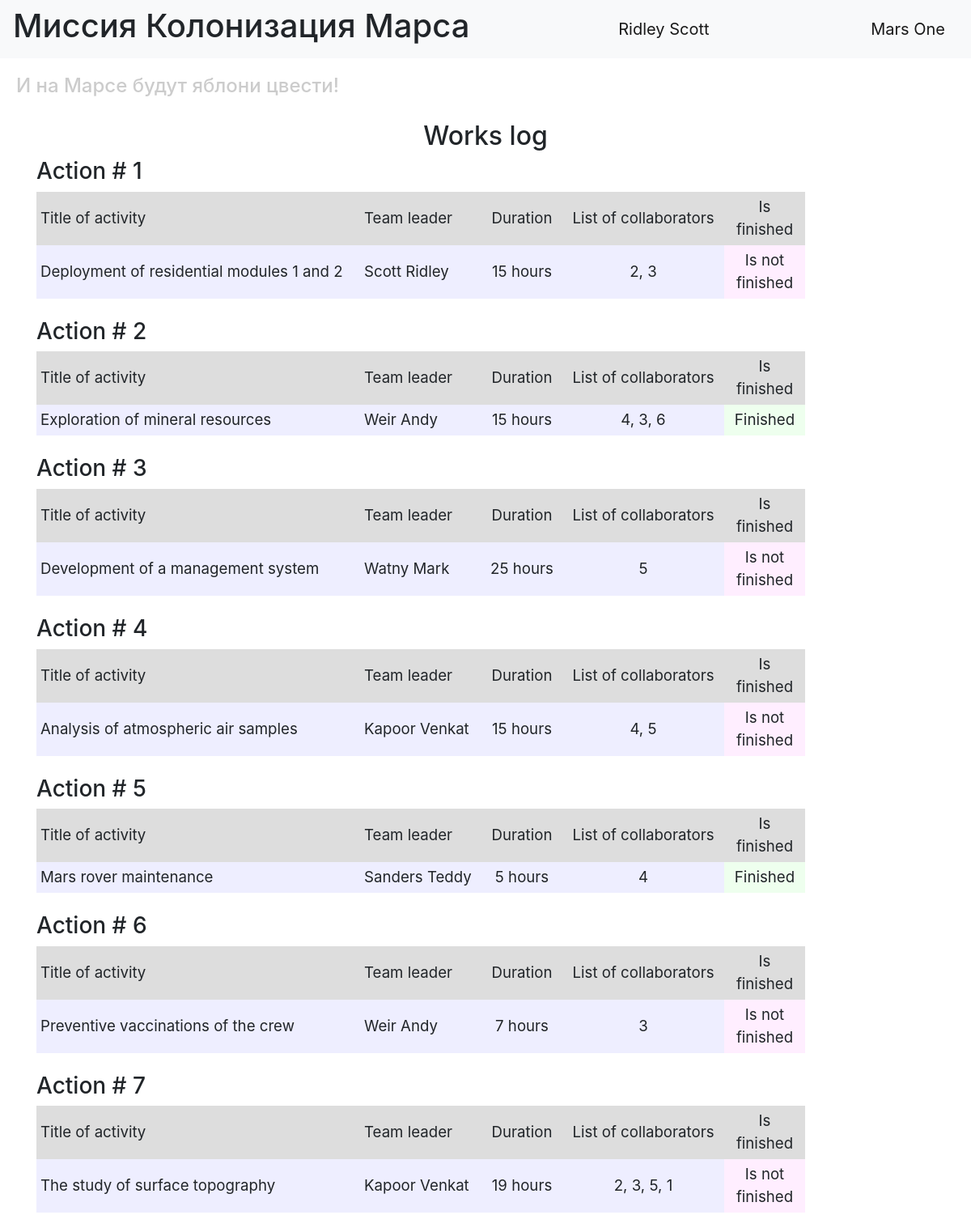
The page / (signed in) on the database its author committed.
### data/users.py (models this page shows, shortened)
class User(SqlAlchemyBase, UserMixin, SerializerMixin):
    __tablename__ = 'users'
    id = sqlalchemy.Column(sqlalchemy.Integer, primary_key=True, autoincrement=True)
    surname = sqlalchemy.Column(sqlalchemy.String, nullable=True)
    name = sqlalchemy.Column(sqlalchemy.String, nullable=True)
    age = sqlalchemy.Column(sqlalchemy.Integer, nullable=True)
    position = sqlalchemy.Column(sqlalchemy.String, nullable=True)
    speciality = sqlalchemy.Column(sqlalchemy.String, nullable=True)
    address = sqlalchemy.Column(sqlalchemy.String, nullable=True)
    email = sqlalchemy.Column(sqlalchemy.String, index=True, unique=True, nullable=True)
    hashed_password = sqlalchemy.Column(sqlalchemy.String, nullable=True)
    modifed_date = sqlalchemy.Column(sqlalchemy.DateTime, default=datetime.datetime.now)
    jobs = orm.relation("Jobs", back_populates='user')

### data/jobs.py (models this page shows, shortened)
class Jobs(SqlAlchemyBase, UserMixin, SerializerMixin):
    __tablename__ = 'jobs'
    id = sqlalchemy.Column(sqlalchemy.Integer, primary_key=True, autoincrement=True)
    job = sqlalchemy.Column(sqlalchemy.String, nullable=True)
    work_size = sqlalchemy.Column(sqlalchemy.Integer, nullable=True, default=0)
    collaborators = sqlalchemy.Column(sqlalchemy.String, nullable=True)
    start_date = sqlalchemy.Column(sqlalchemy.DateTime, default=datetime.datetime.now)
    end_date = sqlalchemy.Column(sqlalchemy.DateTime, default=datetime.datetime.now)
    is_finished = sqlalchemy.Column(sqlalchemy.Boolean, default=True)
    team_leader = sqlalchemy.Column(sqlalchemy.Integer, sqlalchemy.ForeignKey("users.id"))
    user = orm.relation('User')

### main.py (the view)
@app.route("/")
def index():
    db_sess = db_session.create_session()
    jobs = db_sess.query(Jobs).all()
    users = db_sess.query(User).all()
    names = {name.id: (name.surname, name.name) for name in users}
    return render_template("index.html", jobs=jobs, names=names, title='Work log')

### data/db_session.py (called while the page is built)
def create_session() -> Session:
    global __factory
    return __factory()

### main.py (called while the page is built)
@login_manager.user_loader
def load_user(user_id):
    db_sess = db_session.create_session()
    return db_sess.query(User).get(user_id)

### templates/index.html (shortened to what this page needs)
{% extends "base.html" %}
{% block content %}
<h2 align="center">Works log</h2>
{% for job in jobs %}
<h3>Action # {{ job.id }}</h3>
<div class="table_container">
    <table class="my_table">
        <tr class="my_row">
            <td class="title" width="400px" bgcolor="#dddddd">Title of activity</td>
            <td class="title" width="150px" bgcolor="#dddddd">Team leader</td>
            <td class="title" width="100px" bgcolor="#dddddd" align="center">Duration</td>
            <td class="title" width="200px" bgcolor="#dddddd" align="center">List of collaborators</td>
            <td class="title" width="100px" bgcolor="#dddddd" align="center">Is finished</td>
        </tr>
        <tr class="my_row">
            <td class="ordinary" bgcolor="#eeeeff">{{ job.job.capitalize() }}</td>
            <td class="ordinary" bgcolor="#eeeeff">{{ names[job.team_leader][0] }} {{ names[job.team_leader][1] }}</td>
            <td class="ordinary" bgcolor="#eeeeff" align="center">{{ job.work_size }} hours</td>
            <td class="ordinary" bgcolor="#eeeeff" align="center">{{ job.collaborators }}</td>
            {% if job.is_finished %}
            <td class="ordinary" bgcolor="#eeffee" align="center">Finished</td>
            {% else %}
            <td class="ordinary" bgcolor="#ffeeff" align="center">Is not finished</td>
            {% endif %}
        </tr>
    </table>
</div>
<br>
{% endfor %}
{% endblock %}

### templates/base.html (shortened to what this page needs)
<!DOCTYPE html>
<html lang="en">
<head>
    <link rel="stylesheet" href="https://stackpath.bootstrapcdn.com/bootstrap/4.4.1/css/bootstrap.min.css"
>
    <link rel="stylesheet" type="text/css" href="../static/css/style.css"/>
</head>
<body>
<header>
    <nav class="navbar navbar-light bg-light">
        <h1>Миссия Колонизация Марса</h1>
        {% if current_user.is_authenticated %}
        <a class="navbar-brand" href="/logout">{{ current_user.name }} {{ current_user.surname }}</a>
        {% else %}
        <p>
            <a class="btn btn-primary " href="/register">Register</a>
            <a class="btn btn-success" href="/login">Log in</a>
        </p>
        {% endif %}
        <a class="navbar-brand" href="#">Mars One</a>
    </nav>
    <h4>И на Марсе будут яблони цвести!</h4>
</header>
<main role="main" class="container">
    {% block content %}{% endblock %}
</main>
</body>
</html>

### static/css/style.css (style rules this page uses)
td.title { background-color: "#dddddd"; align: "center"; font-size: 14pt; padding: 5px; }
td.ordinary { background-color: "#eeeeff"; align: "center"; font-size: 14pt; padding: 5px; }
h4 { color: #cccccc; padding: 20px; }

### rows shown on the page
User: name "Ridley", surname "Scott"
Jobs: id "1", job "Deployment of residential modules 1 and 2", team_leader.surname "Scott", team_leader.name "Ridley", work_size "15", collaborators "2, 3", is_finished "Is not finished"
Jobs: id "2", job "Exploration of mineral resources", team_leader.surname "Weir", team_leader.name "Andy", work_size "15", collaborators "4, 3, 6", is_finished "Finished"
Jobs: id "3", job "Development of a management system", team_leader.surname "Watny", team_leader.name "Mark", work_size "25", collaborators "5", is_finished "Is not finished"
Jobs: id "4", job "Analysis of atmospheric air samples", team_leader.surname "Kapoor", team_leader.name "Venkat", work_size "15", collaborators "4, 5", is_finished "Is not finished"
Jobs: id "5", job "Mars rover maintenance", team_leader.surname "Sanders", team_leader.name "Teddy", work_size "5", collaborators "4", is_finished "Finished"
Jobs: id "6", job "Preventive vaccinations of the crew", team_leader.surname "Weir", team_leader.name "Andy", work_size "7", collaborators "3", is_finished "Is not finished"
Jobs: id "7", job "The study of surface topography", team_leader.surname "Kapoor", team_leader.name "Venkat", work_size "19", collaborators "2, 3, 5, 1", is_finished "Is not finished"
